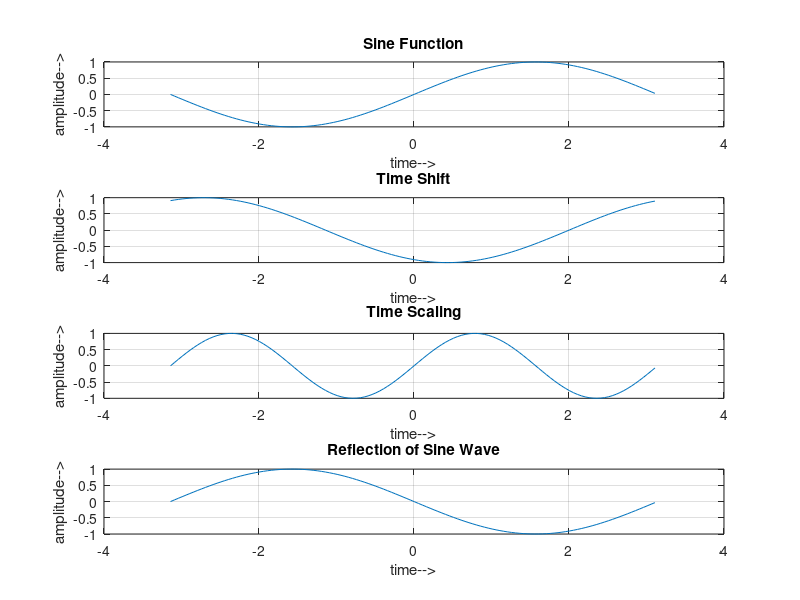

Recreate this plot in MATLAB.
clc;
t=-pi:0.05:pi;
y=sin(t);
subplot(4,1,1);
plot(t,y);
title('Sine Function');
xlabel('time-->');
ylabel('amplitude-->');
grid on;
x=sin(t-2);
subplot(4,1,2);
plot(t,x);
title('Time Shift');
xlabel('time-->');
ylabel('amplitude-->');
grid on;
z=sin(2*t);
subplot(4,1,3);
plot(t,z);
title('Time Scaling');
xlabel('time-->');
ylabel('amplitude-->');
grid on;
v=sin(-t);
subplot(4,1,4);
plot(t,v);
title('Reflection of Sine Wave')
xlabel('time-->');
ylabel('amplitude-->');
grid on;